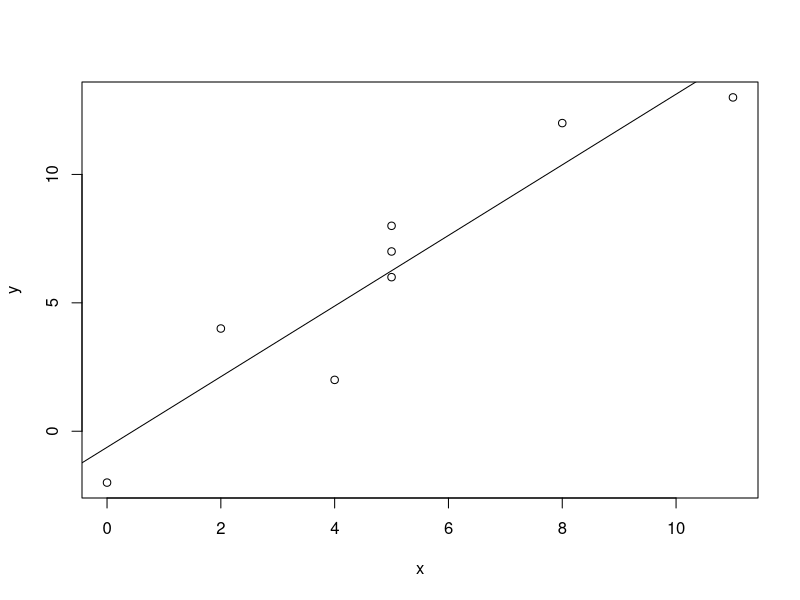
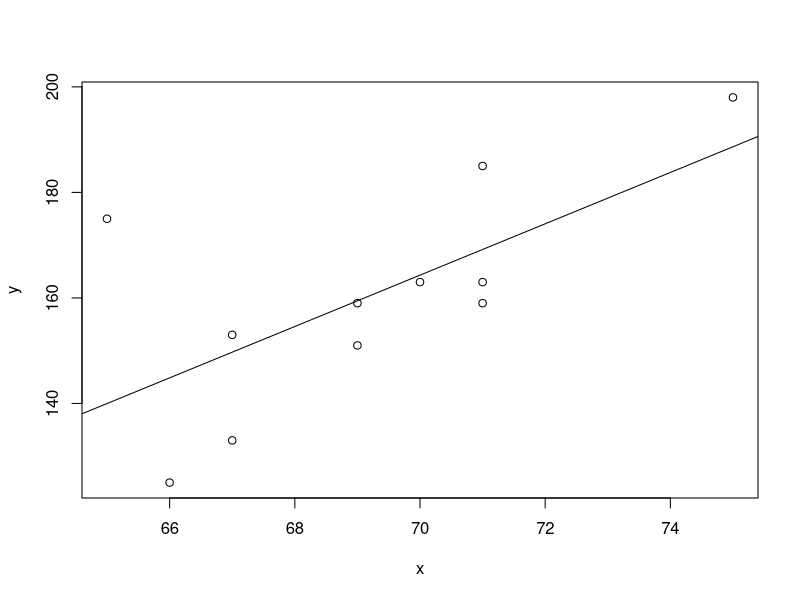

Here is the R script that generated these plots, in order:
x = c(5, 2, 4, 5, 11, 0, 8, 5)
y = c(6, 4, 2, 7, 13, -2, 12, 8)

lm(y~x)

#**ALT=Scatter plot of above data with the best fit line going through it.**#
# Graph the scatter plot
plot(x, y)

# Plot the line
abline(a = -0.625, b = 1.375)

x = c(65, 67, 71, 71, 66, 75, 67, 70, 71, 69, 69)
y = c(175, 133, 185, 163, 125, 198, 153, 163, 159, 151, 159)

lm(y~x)

#**ALT=Graph of a scatter plot of the data in example 3.1 together with the best fit line.**#
# Graph of the scatter plot
plot(x, y)

# Plot of the best fit line
abline(a = -176.301, b = 4.866)

#**VID=CVG6NpBaJpQ**#
